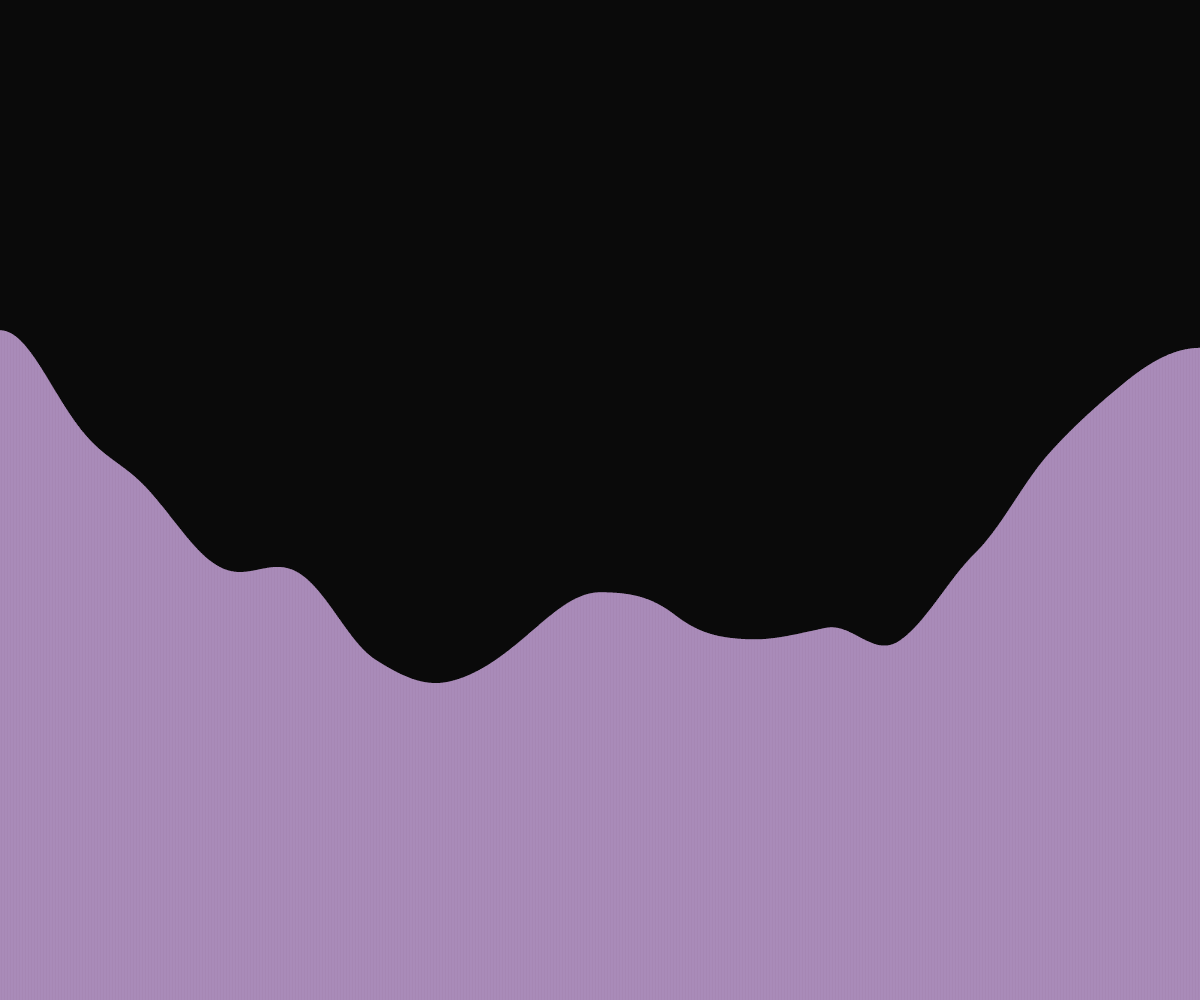
Frame 1 (no input)
Frame 60 (no input): identical to frame 1, image omitted
Frame 120 (the mouse pressed at the canvas centre since frame 60): identical to frame 1, image omitted

The p5.js sketch that drew this single still picture (run headless with seeded random() and noise() and a simulated clock; from frame 60 on, the mouse is pressed at the canvas centre):

// p5.js sketch
// ── sketch.js
// Terrain Generation Demo
// Avery Walker
// oct 7th 2024

let terrain = [];
let NUMBER_OF_RECTS = 2000;

function setup() {
  createCanvas(windowWidth, windowHeight);
  let howWide = width/ NUMBER_OF_RECTS; 
  generateTerrain(howWide);
  
}

function draw() {
  background(10);

  fill(220, 180, 240);
  noStroke();
  for (let someRect of terrain) {
    rect(someRect.x, someRect.y, someRect.w, someRect.h);
  }
}

function spawnRect(leftSide, rectHeight, rectWidth) {
  let theRect = {
    x: leftSide,
    y: height-rectHeight,
    w: rectWidth,
    h: rectHeight,
  };
  return theRect;
}

function generateTerrain(rWidth) {
  let time = 0;
  let deltaTime = 0.001;
  for (let x = 0; x < width; x += rWidth) {
    let rHeight = noise(time)*height;
    let someRect = spawnRect(x, rHeight, rWidth);
    terrain.push(someRect);
    time += deltaTime;
  }
}
